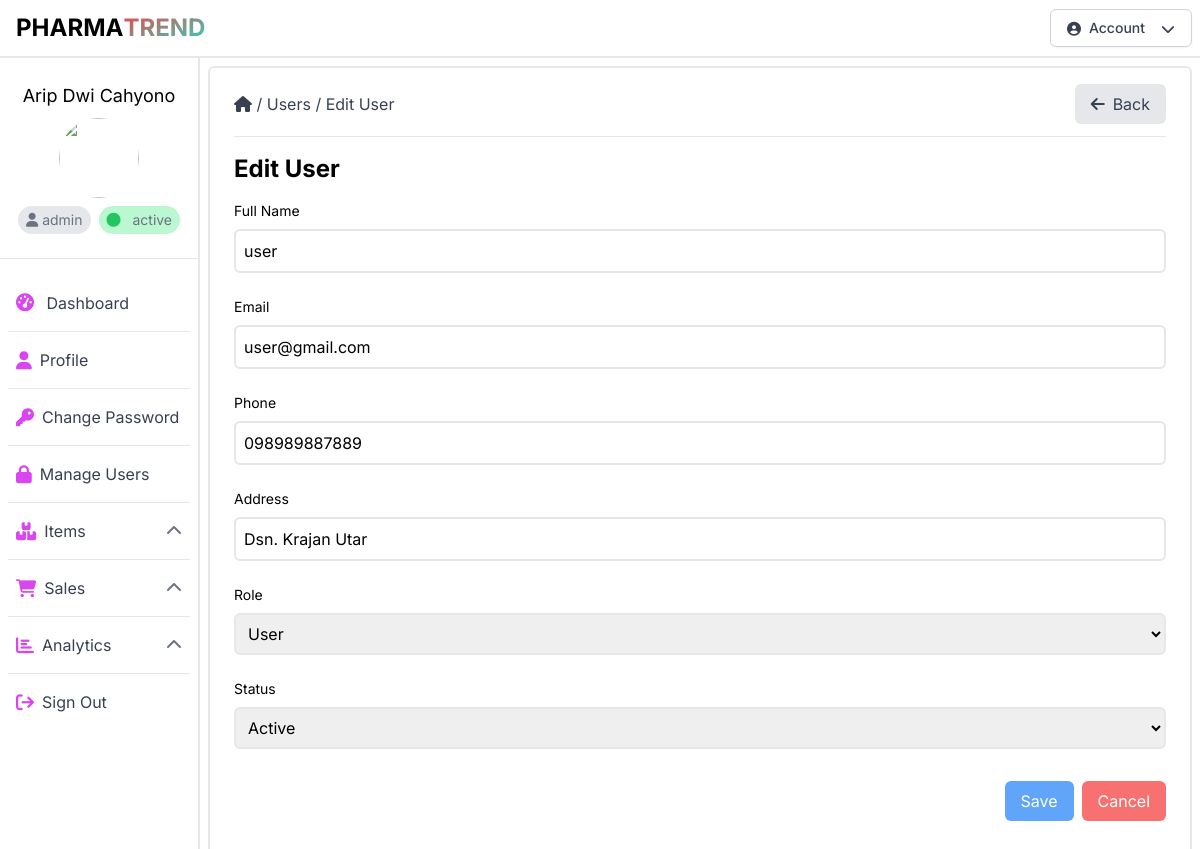
Screenshot of /edit_user.php?id=7 (signed in) with the database file from the repository.
### tables this page shows
CREATE TABLE `users` (
  `id` int(11) NOT NULL,
  `fullname` varchar(128) NOT NULL,
  `email` varchar(256) NOT NULL,
  `password` varchar(256) NOT NULL,
  `phone` varchar(16) DEFAULT NULL,
  `address` varchar(16) DEFAULT NULL,
  `photo` varchar(128) DEFAULT NULL,
  `role` varchar(128) NOT NULL,
  `status` varchar(32) NOT NULL,
  `created_at` datetime NOT NULL,
  `updated_at` datetime NOT NULL
);

### public/edit_user.php (the view, shortened to what this page needs)
<?php
require_once('config.php');
$id = $_GET['id'];
$sql = "SELECT * FROM users WHERE id = $id";
$query = mysqli_query($conn, $sql);
if(mysqli_num_rows($query) > 0){
    $row = mysqli_fetch_assoc($query);
    $fullname_old = $row["fullname"];
    $email_old = $row["email"];
    $phone_old = $row["phone"];
    $address_old = $row["address"];
    $role_old = $row["role"];
    $status_old = $row["status"];
}else{
    echo "Error fetching data: " . mysqli_error($conn);
}
?>
<!DOCTYPE html>
<html lang="id">
<head>
    <link rel="stylesheet" href="css/output.css">
    <link rel="stylesheet" href="https://cdnjs.cloudflare.com/ajax/libs/font-awesome/6.4.0/css/all.min.css"
 />
</head>
<body class="font-inter">
    <header class="bg-white w-full border-b-2 border-gray-200">
        <?php
            require("components/navbar.php");
        ?>
    </header>
    <div class="container-fluid mx-auto h-auto">
        <div class="flex">
            <?php
                require("components/sidebar.php");
            ?>
            <div class="w-10/12 h-[calc(100vh-3.5rem)] p-2">
                <div class="w-full h-auto border-2 border-gray-200 rounded-md py-4 px-6">
                    <div class="flex items-center gap-2 mb-3 justify-between">
                        <div>
                            <a href="dashboard.php" class="text-gray-700 hover:text-gray-950"><i class="fas fa-home"></i></a>
                            <span class="text-gray-700">/</span>
                            <a href="users.php" class="text-gray-700 hover:text-gray-950">Users</a>
                            <span class="text-gray-700">/</span>
                            <a href="edit_user.php?id=<?php echo $id; ?>" class="text-gray-700 hover:text-gray-950">Edit
                                User</a>
                        </div>
                        <button class="flex flex-row justify-center items-center bg-gray-200 hover:bg-gray-300 rounded-md px-4 py-2 text-gray-700 space-x-2" onclick="window.history.back();">
                            <i class="fas fa-arrow-left"></i>
                            <span>Back</span>
                        </button>
                    </div>
                    <hr>
                    <div class="flex flex-col gap-4 mt-4 mb-16">
                        <div class="flex flex-col gap-2">
                            <div class="flex flex-row items-center justify-between">
                                <div class="flex flex-row items-center gap-2">
                                    <h1 class="text-2xl font-bold">Edit User</h1>
                                </div>
                            </div>
                            <div class="flex flex-col gap-4">
                                <form action="edit_user.php?id=<?php echo $id; ?>" method="POST"
                                    class="flex flex-col gap-4">
                                    <div class="flex flex-col gap-2 mt-2">
                                        <label for="fullname" class="text-sm">Full Name</label>
                                        <input type="text" name="fullname" id="fullname"
                                            class="border-2 border-gray-200 rounded-md p-2" placeholder="Full name"
                                            value="<?php echo isset($_POST["fullname"]) ? $_POST["fullname"] : $fullname_old; ?>">
                                    </div>
                                    <div class="flex flex-col gap-2 mt-2">
                                        <label for="email" class="text-sm">Email</label>
                                        <input type="email" name="email" id="email"
                                            class="border-2 border-gray-200 rounded-md p-2" placeholder="Email"
                                            value="<?php echo isset($_POST["email"]) ? $_POST["email"] : $email_old; ?>">
                                    </div>
                                    <div class="flex flex-col gap-2 mt-2">
                                        <label for="phone" class="text-sm">Phone</label>
                                        <input type="text" name="phone" id="phone"
                                            class="border-2 border-gray-200 rounded-md p-2" placeholder="Phone"
                                            value="<?php echo isset($_POST["phone"]) ? $_POST["phone"] : $phone_old; ?>">
                                    </div>
                                    <div class="flex flex-col gap-2 mt-2">
                                        <label for="address" class="text-sm">Address</label>
                                        <input type="text" name="address" id="address"
                                            class="border-2 border-gray-200 rounded-md p-2" placeholder="Address"
                                            value="<?php echo isset($_POST["address"]) ? $_POST["address"] : $address_old; ?>">
                                    </div>
                                    <div class="flex flex-col gap-2 mt-2">
                                        <label for="role" class="text-sm">Role</label>
                                        <select name="role" id="role"
                                            class="border-2 border-gray-200 rounded-md p-2">
                                            <option value="user" <?php if($role_old == 'user') echo 'selected'; ?>>User</option>
                                        </select>
                                    </div>
                                    <div class="flex flex-col gap-2 mt-2">
                                        <label for="status" class="text-sm">Status</label>
                                        <select name="status" id="status"
                                            class="border-2 border-gray-200 rounded-md p-2">
                                            <option value="active" <?php if($status_old == 'active') echo 'selected'; ?>>Active</option>
                                        </select>
                                    </div>
                                    <div class="flex flex-row items-center justify-end gap-2 mt-4">
                                        <button type="submit"
                                            class="bg-blue-400 hover:bg-blue-600 text-white px-4 py-2 rounded-md"
                                            name="submit">Save</button>
                                        <a href="manage_user.php"
                                            class="bg-red-400 hover:bg-red-600 text-white px-4 py-2 rounded-md">Cancel</a>
                                    </div>
                                </form>
                            </div>
                        </div>
                    </div>
                </div>
            </div>
        </div>
    </body>
</html>

### rows the page displays
users: fullname "user", email "user@gmail.com", phone "098989887889", address "Dsn. Krajan Utar", role "User", status "Active"

### other values shown
$_SESSION["fullname"] "Arip Dwi Cahyono"
$_SESSION["role"] "admin"
$_SESSION["status"] "active"
